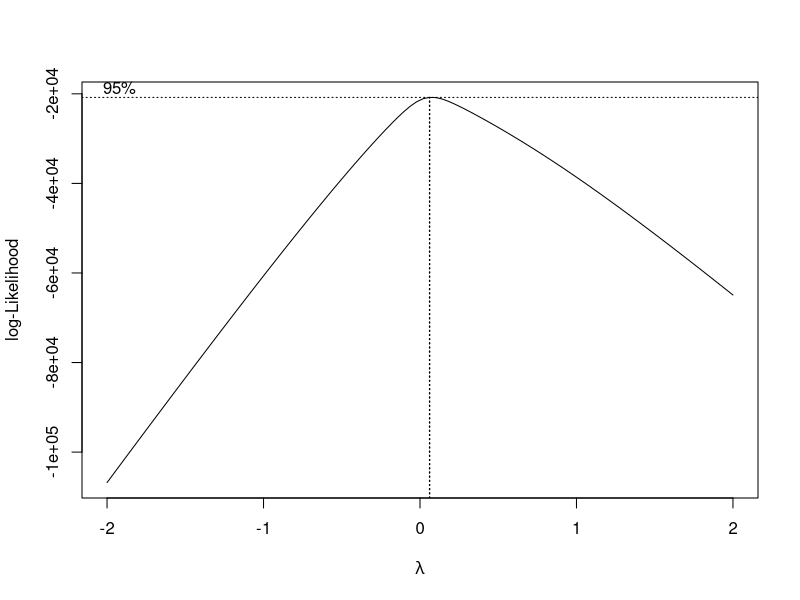
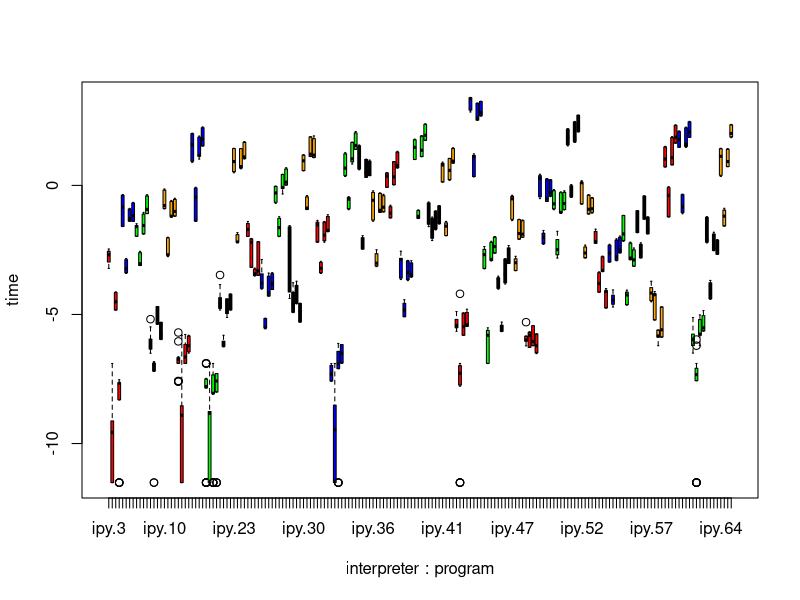
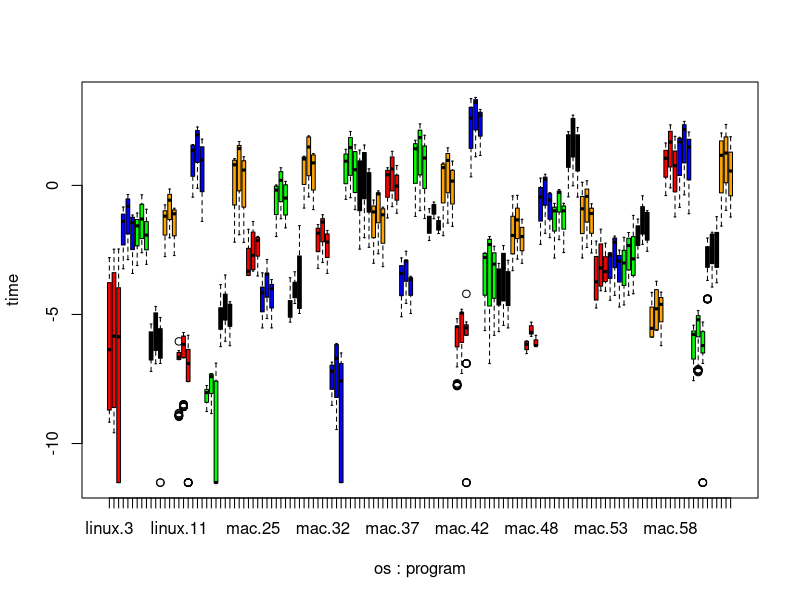
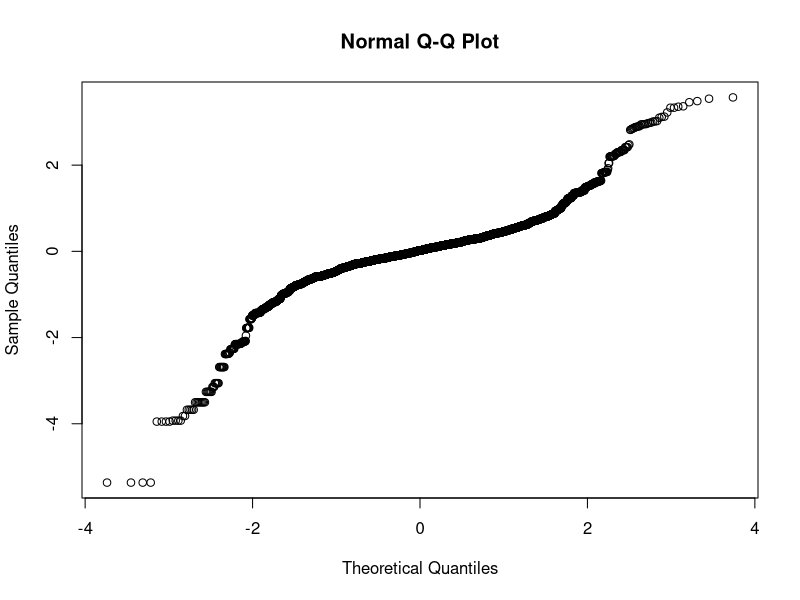
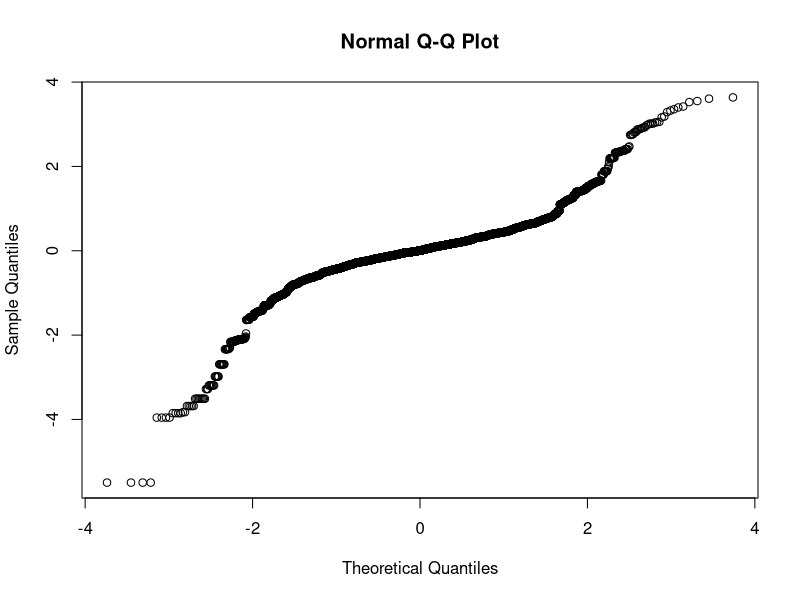
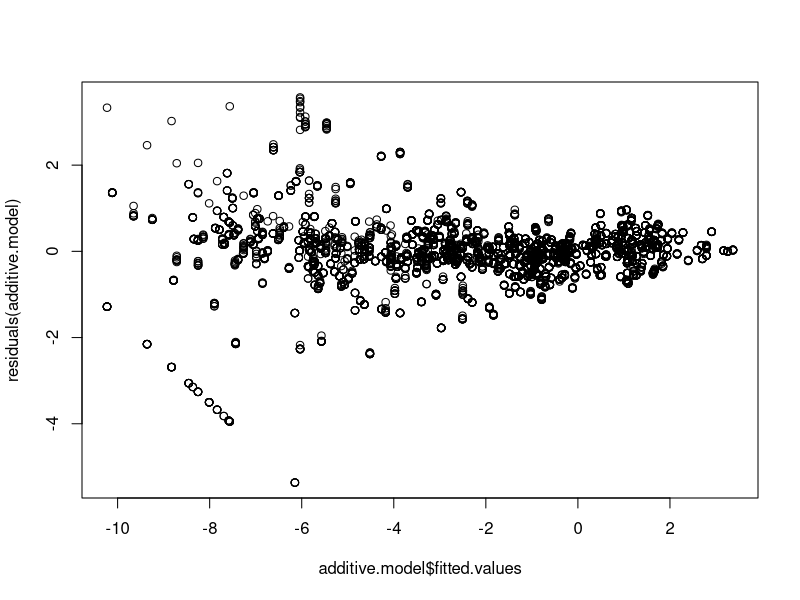
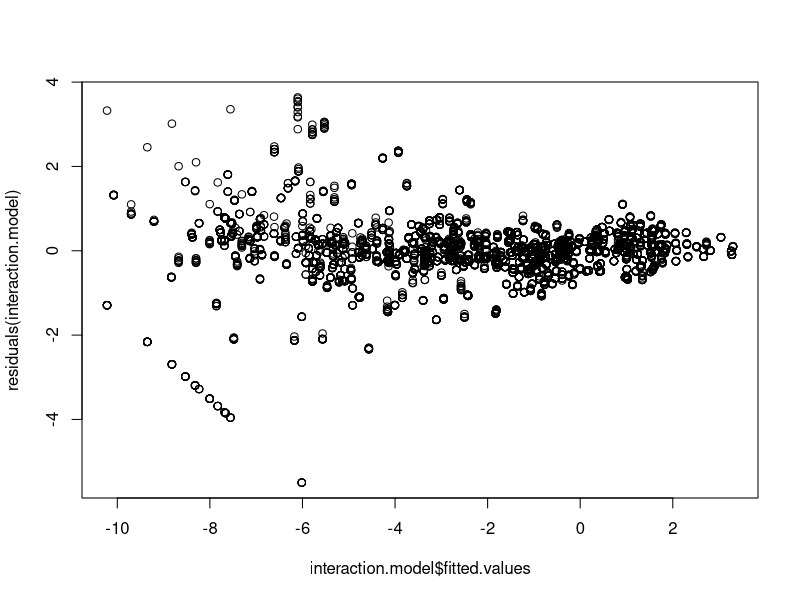

Recreate these plots in R, in order.
## ---- chunk 1
library(MASS)
library(multcomp)

options(digits = 3)
df <- read.table('final.results.txt', header = T)
programs <- unique(df$program)
oses <- unique(df$os)
interps <- unique(df$interpreter)
eps <- 10^-5

for (p in programs) {
  for (os in oses) {
    for (interp in interps) {
      if (sum(df[df$program == p & df$os == os & df$interpreter == interp, ]$time) == 0)
        df <- df[df$program != p,]
    }
  }
}

df$time <- df$time + eps
boxcox(time ~ factor(program) + os * interpreter, data=df)

df$time <- log(df$time)

boxplot(time~interpreter+program, data=df, col=c(rep('red', 4), rep('blue', 4), rep('green', 4), rep('black', 4), rep('orange', 4)))

boxplot(time~os+program, data=df, col=c(rep('red', 3), rep('blue', 3), rep('green', 3), rep('black', 3), rep('orange', 3)))

additive.model <- lm(time ~ factor(program) + os + interpreter, data=df)
interaction.model <- lm(time ~ factor(program) + os * interpreter, data=df)

anova(additive.model)
anova(interaction.model)
anova(additive.model, interaction.model)

qqnorm(residuals(additive.model))
qqnorm(residuals(interaction.model))

plot(additive.model$fitted.values, residuals(additive.model))
plot(interaction.model$fitted.values, residuals(interaction.model))

conf.int <- function(model, t) {
  coeff <- summary(t)$test$coefficients[1]
  se <- summary(t)$test$sigma[1]
  df <- model$df
  return(list(a=coeff - se * pt(0.975, df), b=coeff + se * pt(0.975, df)))
}

K.jit <- matrix(c(rep(0, 47), 1, -1, -1, rep(0, 6)), 1)
t.jit <- glht(interaction.model, linfct = K.jit)

K.ipyvpypy <- matrix(c(rep(0, 47), 1, 0, 0, rep(0, 6)), 1)
t.ipyvpypy <- glht(interaction.model, linfct = K.ipyvpypy)

K.macvwin <- matrix(c(rep(0, 45), 1, -1, 0, 0, 0, rep(0, 6)), 1)
t.macvwin <- glht(interaction.model, linfct = K.macvwin)

K.macvlin <- matrix(c(rep(0, 45), 1, 0, 0, 0, 0, rep(0, 6)), 1)
t.macvlin <- glht(interaction.model, linfct = K.macvlin)
